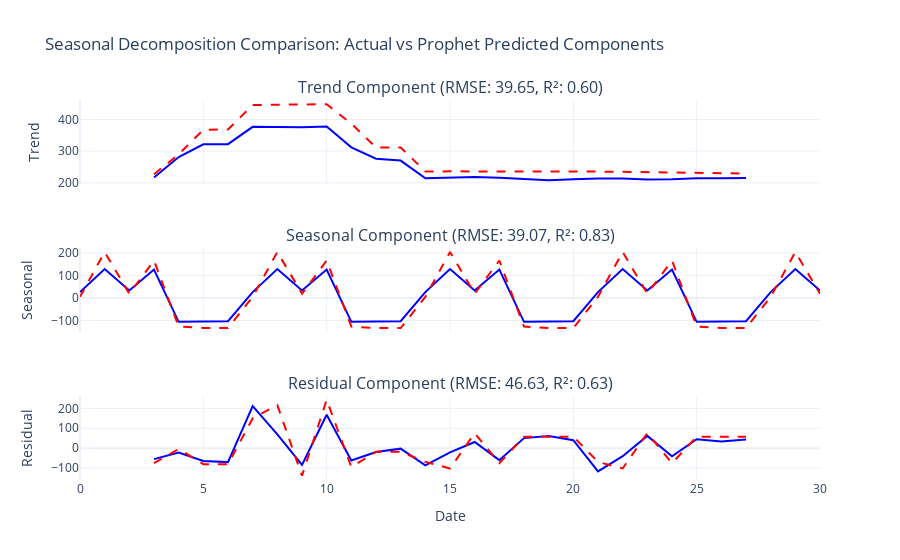

Notebook source saved alongside this figure:
### Markdown cell above
## 2.2 General demand forecast seasonal decomposition
This code compares seasonal decomposition components (trend, seasonal, and residual) for actual and Prophet-predicted sales data, calculating error metrics and visualizing the comparison.
- **Aligning Forecast and Test Data**:
  - `forecast_test` aligns the Prophet forecast with the `test_data` period by selecting the last values in `forecast` to match the length of `test_data`.
  - The actual values from `test_data` are stored in `forecast_test['y']` for comparison.

- **Seasonal Decomposition**:
  - `seasonal_decompose` decomposes the `daily_sales` series (both actual and predicted) into trend, seasonal, and residual components, with a weekly period (`period=7`).

- **Error Metrics Calculation**:
  - **`calc_metrics` Function**: This helper function calculates the Root Mean Square Error (RMSE) and R-squared for given actual and predicted values.
  - **Component Metrics**: RMSE and R-squared are calculated separately for each component (trend, seasonal, and residual) by passing the decomposed series to `calc_metrics`. Missing values are dropped as needed.

- **Subplot Creation**:
  - `make_subplots` creates a figure with three rows (one for each component) and shared x-axes. Titles display the RMSE and R-squared values for each component.

- **Component Plots**:
  - Each component (trend, seasonal, and residual) is plotted for both actual and predicted values:
    - **Trend Component**: Plots the actual trend in blue and the Prophet-predicted trend in red (dashed).
    - **Seasonal Component**: Plots the actual seasonal pattern in blue and Prophet-predicted seasonal in red (dashed).
    - **Residual Component**: Shows the actual residuals in blue and Prophet-predicted residuals in red (dashed).

- **Layout and Labeling**:
  - `fig.update_layout` adjusts the layout with titles and hides the legend for clarity.
  - `update_xaxes` and `update_yaxes` provide titles for the x-axis and each y-axis (Trend, Seasonal, Residual).

This visualization and metrics comparison enables analysis of how well Prophet's forecast aligns with actual data across different seasonal decomposition components, highlighting areas where the model may need adjustments.

### Code cell
import numpy as np
from sklearn.metrics import mean_squared_error, r2_score
import plotly.graph_objects as go
from plotly.subplots import make_subplots
from statsmodels.tsa.seasonal import seasonal_decompose

# Ensure that the Prophet forecast aligns with the test data period
forecast_test = forecast.iloc[-len(test_data):].copy()
forecast_test['y'] = test_data['y'].values

# Calculate the decomposition for actual and forecasted values
actual_decomposition = seasonal_decompose(forecast_test['y'], model='additive', period=7)  # Weekly period
predicted_decomposition = seasonal_decompose(forecast_test['yhat'], model='additive', period=7)  # Weekly period

# Function to calculate RMSE and R-squared
def calc_metrics(actual, predicted):
    rmse = np.sqrt(mean_squared_error(actual, predicted))
    r_squared = r2_score(actual, predicted)
    return rmse, r_squared

# Calculate metrics for each component
trend_rmse, trend_r2 = calc_metrics(actual_decomposition.trend.dropna(), predicted_decomposition.trend.dropna())
seasonal_rmse, seasonal_r2 = calc_metrics(actual_decomposition.seasonal, predicted_decomposition.seasonal)
residual_rmse, residual_r2 = calc_metrics(actual_decomposition.resid.dropna(), predicted_decomposition.resid.dropna())

# Create subplots for trend, seasonal, and residual components
fig = make_subplots(
    rows=3, cols=1,
    shared_xaxes=True,
    subplot_titles=(
        f"Trend Component (RMSE: {trend_rmse:.2f}, R²: {trend_r2:.2f})",
        f"Seasonal Component (RMSE: {seasonal_rmse:.2f}, R²: {seasonal_r2:.2f})",
        f"Residual Component (RMSE: {residual_rmse:.2f}, R²: {residual_r2:.2f})"
    )
)

# Trend Component with grouped legend entries
fig.add_trace(
    go.Scatter(
        x=forecast_test.index, y=actual_decomposition.trend, mode='lines',
        name="Trend - Actual", line=dict(color='blue')
    ),
    row=1, col=1
)
fig.add_trace(
    go.Scatter(
        x=forecast_test.index, y=predicted_decomposition.trend, mode='lines',
        name="Trend - Prophet Predicted", line=dict(color='red', dash='dash')
    ),
    row=1, col=1
)

# Seasonal Component with grouped legend entries
fig.add_trace(
    go.Scatter(
        x=forecast_test.index, y=actual_decomposition.seasonal, mode='lines',
        name="Seasonal - Actual", line=dict(color='blue')
    ),
    row=2, col=1
)
fig.add_trace(
    go.Scatter(
        x=forecast_test.index, y=predicted_decomposition.seasonal, mode='lines',
        name="Seasonal - Prophet Predicted", line=dict(color='red', dash='dash')
    ),
    row=2, col=1
)

# Residual Component with grouped legend entries
fig.add_trace(
    go.Scatter(
        x=forecast_test.index, y=actual_decomposition.resid, mode='lines',
        name="Residual - Actual", line=dict(color='blue')
    ),
    row=3, col=1
)
fig.add_trace(
    go.Scatter(
        x=forecast_test.index, y=predicted_decomposition.resid, mode='lines',
        name="Residual - Prophet Predicted", line=dict(color='red', dash='dash')
    ),
    row=3, col=1
)

# Update layout and titles
fig.update_layout(
    title="Seasonal Decomposition Comparison: Actual vs Prophet Predicted Components",
    showlegend=False,
    template="plotly_white",
    legend=dict(
        title="Component",
        orientation="v"
    )
)

# Update axis labels
fig.update_xaxes(title_text="Date", row=3, col=1)
fig.update_yaxes(title_text="Trend", row=1, col=1)
fig.update_yaxes(title_text="Seasonal", row=2, col=1)
fig.update_yaxes(title_text="Residual", row=3, col=1)

fig.show()

### Figure 1 — Plotly figure (JSON) as saved in the notebook; plotly's stock layout.template omitted (floating-point values rounded to 4 significant figures)
{"data": [{"line": {"color": "blue"}, "mode": "lines", "name": "Trend - Actual", "type": "scatter", "x": [0, 1, 2, 3, 4, 5, 6, 7, 8, 9, 10, 11, 12, 13, 14, 15, 16, 17, 18, 19, 20, 21, 22, 23, 24, 25, 26, 27, 28, 29, 30], "xaxis": "x", "y": [null, null, null, 216.6, 281.3, 321.9, 322.0, 376.9, 375.6, 375.4, 377.7, 312.0, 276.3, 270.3, 214.6, 216.3, 218.1, 215.9, 211.4, 208.3, 211.6, 213.7, 213.4, 210.4, 211.4, 214.7, 214.7, 215.1, null, null, null], "yaxis": "y"}, {"line": {"color": "red", "dash": "dash"}, "mode": "lines", "name": "Trend - Prophet Predicted", "type": "scatter", "x": [0, 1, 2, 3, 4, 5, 6, 7, 8, 9, 10, 11, 12, 13, 14, 15, 16, 17, 18, 19, 20, 21, 22, 23, 24, 25, 26, 27, 28, 29, 30], "xaxis": "x", "y": [null, null, null, 227.1, 290.3, 367.5, 368.5, 445.7, 446.6, 447.4, 448.2, 386.9, 311.3, 311.8, 236.0, 236.3, 236.5, 236.6, 236.5, 236.4, 236.0, 235.6, 234.9, 234.2, 233.2, 232.1, 230.9, 229.5, null, null, null], "yaxis": "y"}, {"line": {"color": "blue"}, "mode": "lines", "name": "Seasonal - Actual", "type": "scatter", "x": [0, 1, 2, 3, 4, 5, 6, 7, 8, 9, 10, 11, 12, 13, 14, 15, 16, 17, 18, 19, 20, 21, 22, 23, 24, 25, 26, 27, 28, 29, 30], "xaxis": "x2", "y": [25.86, 127.8, 32.91, 125.6, -105.9, -103.5, -102.8, 25.86, 127.8, 32.91, 125.6, -105.9, -103.5, -102.8, 25.86, 127.8, 32.91, 125.6, -105.9, -103.5, -102.8, 25.86, 127.8, 32.91, 125.6, -105.9, -103.5, -102.8, 25.86, 127.8, 32.91], "yaxis": "y2"}, {"line": {"color": "red", "dash": "dash"}, "mode": "lines", "name": "Seasonal - Prophet Predicted", "type": "scatter", "x": [0, 1, 2, 3, 4, 5, 6, 7, 8, 9, 10, 11, 12, 13, 14, 15, 16, 17, 18, 19, 20, 21, 22, 23, 24, 25, 26, 27, 28, 29, 30], "xaxis": "x2", "y": [4.916, 203.6, 18.85, 165.7, -126.8, -133.1, -133.2, 4.916, 203.6, 18.85, 165.7, -126.8, -133.1, -133.2, 4.916, 203.6, 18.85, 165.7, -126.8, -133.1, -133.2, 4.916, 203.6, 18.85, 165.7, -126.8, -133.1, -133.2, 4.916, 203.6, 18.85], "yaxis": "y2"}, {"line": {"color": "blue"}, "mode": "lines", "name": "Residual - Actual", "type": "scatter", "x": [0, 1, 2, 3, 4, 5, 6, 7, 8, 9, 10, 11, 12, 13, 14, 15, 16, 17, 18, 19, 20, 21, 22, 23, 24, 25, 26, 27, 28, 29, 30], "xaxis": "x3", "y": [null, null, null, -55.17, -22.42, -64.31, -70.24, 211.3, 69.62, -84.34, 167.7, -62.13, -19.74, -2.526, -86.43, -21.1, 30.95, -60.45, 50.44, 61.26, 40.19, -116.6, -40.24, 61.66, -41.03, 45.15, 33.83, 43.62, null, null, null], "yaxis": "y3"}, {"line": {"color": "red", "dash": "dash"}, "mode": "lines", "name": "Residual - Prophet Predicted", "type": "scatter", "x": [0, 1, 2, 3, 4, 5, 6, 7, 8, 9, 10, 11, 12, 13, 14, 15, 16, 17, 18, 19, 20, 21, 22, 23, 24, 25, 26, 27, 28, 29, 30], "xaxis": "x3", "y": [null, null, null, -75.77, -4.419, -80.61, -80.61, 150.3, 216.6, -138.9, 243.2, -94.76, -18.57, -18.56, -69.11, -102.2, 75.54, -75.62, 57.73, 57.74, 57.75, -69.0, -102.1, 75.62, -75.55, 57.77, 57.75, 57.73, null, null, null], "yaxis": "y3"}], "layout": {"annotations": [{"font": {"size": 16}, "showarrow": false, "text": "Trend Component (RMSE: 39.65, R²: 0.60)", "x": 0.5, "xanchor": "center", "xref": "paper", "y": 1, "yanchor": "bottom", "yref": "paper"}, {"font": {"size": 16}, "showarrow": false, "text": "Seasonal Component (RMSE: 39.07, R²: 0.83)", "x": 0.5, "xanchor": "center", "xref": "paper", "y": 0.6111, "yanchor": "bottom", "yref": "paper"}, {"font": {"size": 16}, "showarrow": false, "text": "Residual Component (RMSE: 46.63, R²: 0.63)", "x": 0.5, "xanchor": "center", "xref": "paper", "y": 0.2222, "yanchor": "bottom", "yref": "paper"}], "legend": {"orientation": "v", "title": {"text": "Component"}}, "showlegend": false, "title": {"text": "Seasonal Decomposition Comparison: Actual vs Prophet Predicted Components"}, "xaxis": {"anchor": "y", "domain": [0, 1], "matches": "x3", "showticklabels": false}, "xaxis2": {"anchor": "y2", "domain": [0, 1], "matches": "x3", "showticklabels": false}, "xaxis3": {"anchor": "y3", "domain": [0, 1], "title": {"text": "Date"}}, "yaxis": {"anchor": "x", "domain": [0.7778, 1], "title": {"text": "Trend"}}, "yaxis2": {"anchor": "x2", "domain": [0.3889, 0.6111], "title": {"text": "Seasonal"}}, "yaxis3": {"anchor": "x3", "domain": [0, 0.2222], "title": {"text": "Residual"}}}}
